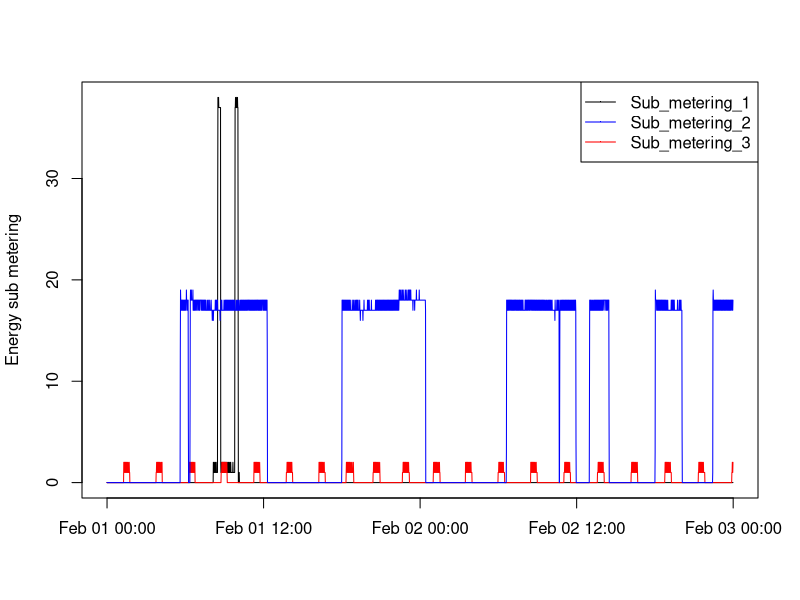

Source code (R):

# PLOT 3

# File 'household_power_consumption.txt' is a subset of the complete data.
# It only contains data for Feb 1 2007 and Feb 2 2007
# Because it is a 'write' of a previous data.frame, no need for the specific 
# header, sep and na.strings functions any more because
# See source file '0-subset full data.R' for procedure.

data=read.table('household_power_consumption_filtered.txt')

# Convert date and time to a proper POSIXlt class, creates new 'DateTime' column
data$DateTime=strptime(paste(data$Date,data$Time),'%d/%m/%Y %R')

# Saves to file
png('plot3.png')

par('pch'='.') # Sets symbol to dot '.'
plot(data$DateTime,data$Sub_metering_1,type='l',xlab='',ylab='Energy sub metering')
lines(data$DateTime,data$Sub_metering_2,type='l',col='red')
lines(data$DateTime,data$Sub_metering_3,type='l',col='blue')
legend("topright", pch = '.', lty=1,col = c("black","blue", "red"),legend=c('Sub_metering_1','Sub_metering_2','Sub_metering_3'))

# Closes file
dev.off()